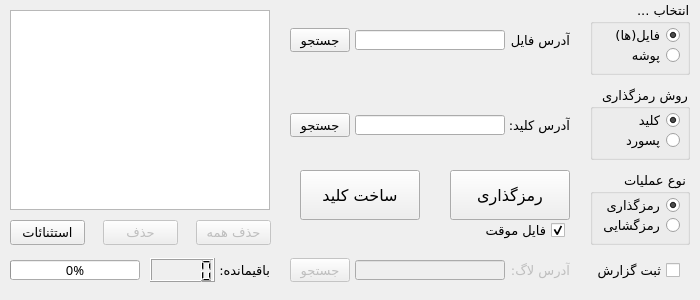
<?xml version="1.0" encoding="UTF-8"?>
<ui version="4.0">
 <class>PyCrypt</class>
 <widget class="QMainWindow" name="PyCrypt">
  <property name="geometry">
   <rect>
    <x>0</x>
    <y>0</y>
    <width>700</width>
    <height>300</height>
   </rect>
  </property>
  <property name="font">
   <font>
    <family>Mikhak Regular</family>
    <pointsize>10</pointsize>
   </font>
  </property>
  <property name="acceptDrops">
   <bool>true</bool>
  </property>
  <property name="windowTitle">
   <string>PyCrypt</string>
  </property>
  <property name="windowIcon">
   <iconset resource="../resources.qrc">
    <normaloff>:/assets/AppIcon.ico</normaloff>:/assets/AppIcon.ico</iconset>
  </property>
  <property name="layoutDirection">
   <enum>Qt::RightToLeft</enum>
  </property>
  <property name="windowFilePath">
   <string/>
  </property>
  <widget class="QWidget" name="frmMain">
   <widget class="QGroupBox" name="grpFile">
    <property name="geometry">
     <rect>
      <x>590</x>
      <y>0</y>
      <width>100</width>
      <height>75</height>
     </rect>
    </property>
    <property name="layoutDirection">
     <enum>Qt::RightToLeft</enum>
    </property>
    <property name="title">
     <string>... انتخاب</string>
    </property>
    <property name="alignment">
     <set>Qt::AlignLeading|Qt::AlignLeft|Qt::AlignVCenter</set>
    </property>
    <property name="checkable">
     <bool>false</bool>
    </property>
    <widget class="QRadioButton" name="rdoFiles">
     <property name="geometry">
      <rect>
       <x>10</x>
       <y>25</y>
       <width>80</width>
       <height>20</height>
      </rect>
     </property>
     <property name="toolTip">
      <string>انتخاب یک یا چند فایل</string>
     </property>
     <property name="text">
      <string>فایل(ها)</string>
     </property>
     <property name="checked">
      <bool>true</bool>
     </property>
    </widget>
    <widget class="QRadioButton" name="rdoFolder">
     <property name="geometry">
      <rect>
       <x>10</x>
       <y>45</y>
       <width>80</width>
       <height>20</height>
      </rect>
     </property>
     <property name="toolTip">
      <string>انتخاب یک پوشه و پیدا کردن تمامی فایل ها (به همراه زیر پوشه ها)</string>
     </property>
     <property name="text">
      <string>پوشه</string>
     </property>
     <property name="checked">
      <bool>false</bool>
     </property>
    </widget>
   </widget>
   <widget class="QGroupBox" name="grpKeyPass">
    <property name="geometry">
     <rect>
      <x>590</x>
      <y>85</y>
      <width>100</width>
      <height>75</height>
     </rect>
    </property>
    <property name="layoutDirection">
     <enum>Qt::RightToLeft</enum>
    </property>
    <property name="title">
     <string>روش رمزگذاری</string>
    </property>
    <property name="alignment">
     <set>Qt::AlignLeading|Qt::AlignLeft|Qt::AlignVCenter</set>
    </property>
    <property name="checkable">
     <bool>false</bool>
    </property>
    <widget class="QRadioButton" name="rdoKey">
     <property name="geometry">
      <rect>
       <x>10</x>
       <y>25</y>
       <width>80</width>
       <height>20</height>
      </rect>
     </property>
     <property name="toolTip">
      <string>انجام عملیات با یک کلید 32 بایتی</string>
     </property>
     <property name="text">
      <string>کلید</string>
     </property>
     <property name="checked">
      <bool>true</bool>
     </property>
    </widget>
    <widget class="QRadioButton" name="rdoPass">
     <property name="geometry">
      <rect>
       <x>10</x>
       <y>45</y>
       <width>80</width>
       <height>20</height>
      </rect>
     </property>
     <property name="toolTip">
      <string>انجام عملیات با پسورد دلخواه شما</string>
     </property>
     <property name="text">
      <string>پسورد</string>
     </property>
     <property name="checked">
      <bool>false</bool>
     </property>
    </widget>
   </widget>
   <widget class="QGroupBox" name="grpCipher">
    <property name="geometry">
     <rect>
      <x>590</x>
      <y>170</y>
      <width>100</width>
      <height>75</height>
     </rect>
    </property>
    <property name="layoutDirection">
     <enum>Qt::RightToLeft</enum>
    </property>
    <property name="title">
     <string>نوع عملیات</string>
    </property>
    <property name="alignment">
     <set>Qt::AlignLeading|Qt::AlignLeft|Qt::AlignVCenter</set>
    </property>
    <property name="checkable">
     <bool>false</bool>
    </property>
    <widget class="QRadioButton" name="rdoEncrypt">
     <property name="geometry">
      <rect>
       <x>10</x>
       <y>25</y>
       <width>80</width>
       <height>20</height>
      </rect>
     </property>
     <property name="toolTip">
      <string>رمزگذاری فایل ها با الگوریتم AES-GCM</string>
     </property>
     <property name="text">
      <string>رمزگذاری</string>
     </property>
     <property name="checked">
      <bool>true</bool>
     </property>
    </widget>
    <widget class="QRadioButton" name="rdoDecrypt">
     <property name="geometry">
      <rect>
       <x>10</x>
       <y>45</y>
       <width>80</width>
       <height>20</height>
      </rect>
     </property>
     <property name="toolTip">
      <string>رمزگشایی فایل ها با الگوریتم AES-GCM</string>
     </property>
     <property name="text">
      <string>رمزگشایی</string>
     </property>
     <property name="checked">
      <bool>false</bool>
     </property>
    </widget>
   </widget>
   <widget class="QCheckBox" name="chkLog">
    <property name="geometry">
     <rect>
      <x>580</x>
      <y>260</y>
      <width>100</width>
      <height>20</height>
     </rect>
    </property>
    <property name="toolTip">
     <string>ثبت گزارشات در یک فایل متنی</string>
    </property>
    <property name="layoutDirection">
     <enum>Qt::RightToLeft</enum>
    </property>
    <property name="text">
     <string>ثبت گزارش</string>
    </property>
    <property name="checkable">
     <bool>true</bool>
    </property>
   </widget>
   <widget class="QLineEdit" name="txtPath">
    <property name="geometry">
     <rect>
      <x>355</x>
      <y>30</y>
      <width>150</width>
      <height>20</height>
     </rect>
    </property>
    <property name="layoutDirection">
     <enum>Qt::LeftToRight</enum>
    </property>
    <property name="text">
     <string/>
    </property>
   </widget>
   <widget class="QLabel" name="lblPath">
    <property name="geometry">
     <rect>
      <x>510</x>
      <y>30</y>
      <width>60</width>
      <height>20</height>
     </rect>
    </property>
    <property name="layoutDirection">
     <enum>Qt::RightToLeft</enum>
    </property>
    <property name="text">
     <string>آدرس فایل:</string>
    </property>
   </widget>
   <widget class="QPushButton" name="btnFile">
    <property name="geometry">
     <rect>
      <x>290</x>
      <y>28</y>
      <width>60</width>
      <height>24</height>
     </rect>
    </property>
    <property name="toolTip">
     <string>انتخاب فایل یا پوشه</string>
    </property>
    <property name="layoutDirection">
     <enum>Qt::RightToLeft</enum>
    </property>
    <property name="text">
     <string>جستجو</string>
    </property>
   </widget>
   <widget class="QPushButton" name="btnKeyPass">
    <property name="geometry">
     <rect>
      <x>290</x>
      <y>113</y>
      <width>60</width>
      <height>24</height>
     </rect>
    </property>
    <property name="layoutDirection">
     <enum>Qt::RightToLeft</enum>
    </property>
    <property name="text">
     <string>جستجو</string>
    </property>
   </widget>
   <widget class="QLineEdit" name="txtKeyPass">
    <property name="geometry">
     <rect>
      <x>355</x>
      <y>115</y>
      <width>150</width>
      <height>20</height>
     </rect>
    </property>
    <property name="layoutDirection">
     <enum>Qt::LeftToRight</enum>
    </property>
    <property name="text">
     <string/>
    </property>
   </widget>
   <widget class="QLabel" name="lblKeyPass">
    <property name="geometry">
     <rect>
      <x>510</x>
      <y>115</y>
      <width>60</width>
      <height>20</height>
     </rect>
    </property>
    <property name="layoutDirection">
     <enum>Qt::RightToLeft</enum>
    </property>
    <property name="text">
     <string>آدرس کلید:</string>
    </property>
   </widget>
   <widget class="QLabel" name="lblLog">
    <property name="enabled">
     <bool>false</bool>
    </property>
    <property name="geometry">
     <rect>
      <x>510</x>
      <y>260</y>
      <width>60</width>
      <height>20</height>
     </rect>
    </property>
    <property name="layoutDirection">
     <enum>Qt::RightToLeft</enum>
    </property>
    <property name="text">
     <string>آدرس لاگ:</string>
    </property>
   </widget>
   <widget class="QPushButton" name="btnLog">
    <property name="enabled">
     <bool>false</bool>
    </property>
    <property name="geometry">
     <rect>
      <x>290</x>
      <y>258</y>
      <width>60</width>
      <height>24</height>
     </rect>
    </property>
    <property name="layoutDirection">
     <enum>Qt::RightToLeft</enum>
    </property>
    <property name="text">
     <string>جستجو</string>
    </property>
   </widget>
   <widget class="QLineEdit" name="txtLog">
    <property name="enabled">
     <bool>false</bool>
    </property>
    <property name="geometry">
     <rect>
      <x>355</x>
      <y>260</y>
      <width>150</width>
      <height>20</height>
     </rect>
    </property>
    <property name="layoutDirection">
     <enum>Qt::LeftToRight</enum>
    </property>
    <property name="text">
     <string/>
    </property>
   </widget>
   <widget class="QPushButton" name="btnCipher">
    <property name="geometry">
     <rect>
      <x>450</x>
      <y>170</y>
      <width>120</width>
      <height>50</height>
     </rect>
    </property>
    <property name="font">
     <font>
      <family>Mikhak Regular</family>
      <pointsize>12</pointsize>
     </font>
    </property>
    <property name="toolTip">
     <string>شروع عملیات رمزگذاری</string>
    </property>
    <property name="text">
     <string>رمزگذاری</string>
    </property>
   </widget>
   <widget class="QPushButton" name="btnGenKeyPass">
    <property name="geometry">
     <rect>
      <x>300</x>
      <y>170</y>
      <width>120</width>
      <height>50</height>
     </rect>
    </property>
    <property name="font">
     <font>
      <pointsize>12</pointsize>
     </font>
    </property>
    <property name="toolTip">
     <string>ساخت یک کلید 32 بایتی</string>
    </property>
    <property name="text">
     <string>ساخت کلید</string>
    </property>
   </widget>
   <widget class="QPushButton" name="btnDeleteAll">
    <property name="enabled">
     <bool>false</bool>
    </property>
    <property name="geometry">
     <rect>
      <x>196</x>
      <y>220</y>
      <width>75</width>
      <height>25</height>
     </rect>
    </property>
    <property name="toolTip">
     <string>پاکسازی لیست فایل ها</string>
    </property>
    <property name="text">
     <string>حذف همه</string>
    </property>
   </widget>
   <widget class="QProgressBar" name="prgRemaining">
    <property name="geometry">
     <rect>
      <x>10</x>
      <y>260</y>
      <width>130</width>
      <height>20</height>
     </rect>
    </property>
    <property name="layoutDirection">
     <enum>Qt::LeftToRight</enum>
    </property>
    <property name="value">
     <number>0</number>
    </property>
   </widget>
   <widget class="QLCDNumber" name="lcdRemaining">
    <property name="geometry">
     <rect>
      <x>150</x>
      <y>258</y>
      <width>65</width>
      <height>24</height>
     </rect>
    </property>
    <property name="toolTip">
     <string>فایل های باقیمانده جهت انجام عملیات</string>
    </property>
   </widget>
   <widget class="QLabel" name="lblRemaining">
    <property name="geometry">
     <rect>
      <x>220</x>
      <y>260</y>
      <width>50</width>
      <height>20</height>
     </rect>
    </property>
    <property name="toolTip">
     <string>فایل های باقیمانده جهت انجام عملیات</string>
    </property>
    <property name="text">
     <string>باقیمانده:</string>
    </property>
   </widget>
   <widget class="QPushButton" name="btnDelete">
    <property name="enabled">
     <bool>false</bool>
    </property>
    <property name="geometry">
     <rect>
      <x>103</x>
      <y>220</y>
      <width>75</width>
      <height>25</height>
     </rect>
    </property>
    <property name="toolTip">
     <string>حذف فایل های انتخاب شده در لیست</string>
    </property>
    <property name="text">
     <string>حذف</string>
    </property>
   </widget>
   <widget class="QPushButton" name="btnExclusion">
    <property name="geometry">
     <rect>
      <x>10</x>
      <y>220</y>
      <width>75</width>
      <height>25</height>
     </rect>
    </property>
    <property name="toolTip">
     <string>فایل هایی که عملیات روی آنها انجام نمیشود</string>
    </property>
    <property name="text">
     <string>استثنائات</string>
    </property>
   </widget>
   <widget class="QCheckBox" name="chkTempFile">
    <property name="geometry">
     <rect>
      <x>465</x>
      <y>220</y>
      <width>100</width>
      <height>20</height>
     </rect>
    </property>
    <property name="toolTip">
     <string>استفاده از فایل موقت برای اجرای عملیات</string>
    </property>
    <property name="text">
     <string>فایل موقت</string>
    </property>
    <property name="checked">
     <bool>true</bool>
    </property>
   </widget>
   <widget class="QListView" name="lstFiles">
    <property name="geometry">
     <rect>
      <x>10</x>
      <y>10</y>
      <width>260</width>
      <height>200</height>
     </rect>
    </property>
    <property name="font">
     <font>
      <family>Arial</family>
      <pointsize>8</pointsize>
     </font>
    </property>
    <property name="toolTip">
     <string>فایل های انتخاب شده</string>
    </property>
    <property name="layoutDirection">
     <enum>Qt::LeftToRight</enum>
    </property>
    <property name="selectionMode">
     <enum>QAbstractItemView::MultiSelection</enum>
    </property>
   </widget>
  </widget>
 </widget>
 <resources>
  <include location="../resources.qrc"/>
 </resources>
 <connections/>
</ui>
